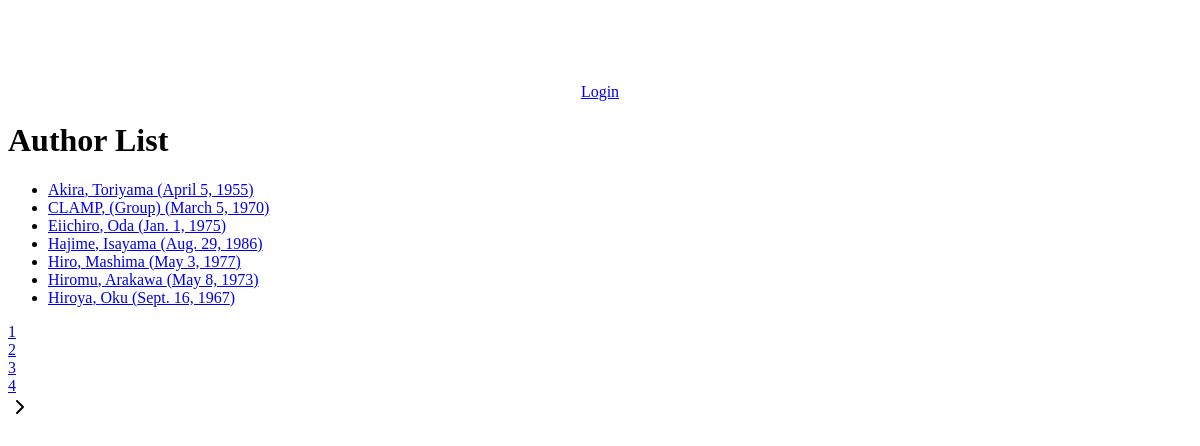
The app's page /catalog/authors/, older data.
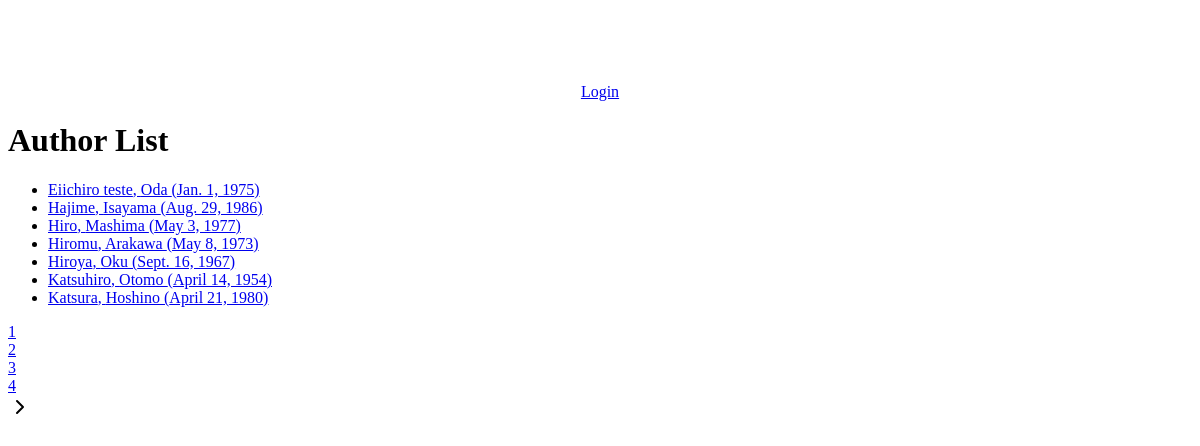
The same page, newer data.
### catalog/models.py (models this page shows, shortened)
class Author(models.Model):
    first_name = models.CharField(max_length=100)
    last_name = models.CharField(max_length=100)
    date_of_birth = models.DateField(null=True, blank=True)
    date_of_death = models.DateField('Died', null=True, blank=True)
    class Meta:
        ordering = ['first_name','last_name' ]
    def get_absolute_url(self):
        return reverse('author-detail', args=[str(self.id)])

### catalog/views.py (the view)
# urls.py: path('authors/', views.AuthorListView.as_view(), name='authors'),
class AuthorListView(generic.ListView):
    model = Author
    paginate_by = 7

### catalog/templatetags/custom_tags.py (called while the page is built)
def get_range(value):
    return range(1, value + 1)

### catalog/templates/catalog/author_list.html (shortened to what this page needs)
{% extends "base_generic.html" %}
{% block content %}
  <h1>Author List</h1>
  {% if author_list %}
  <ul class="d-flex flex-column gap-2 ">
    {% for author in author_list %}
      <li>
        <a href="{{ author.get_absolute_url }}">{{ author.first_name }}, {{author.last_name}} ({{author.date_of_birth}})</a>
      </li>
    {% endfor %}
  </ul>
  {% else %}
    <p>There are no authors in the library.</p>
  {% endif %}
{% endblock %}

### catalog/templates/base_generic.html (shortened to what this page needs)
<!doctype html>
<html lang="en" class="h-100">
  <head>
    <link rel="stylesheet" href="https://cdn.jsdelivr.net/npm/@tabler/core@1.0.0-beta17/dist/css/tabler.min.css">
    <link rel="stylesheet" href="https://cdn.jsdelivr.net/npm/@tabler/core@1.0.0-beta17/dist/css/tabler-flags.min.css">
  <link rel="stylesheet" href="https://cdn.jsdelivr.net/npm/@tabler/core@1.0.0-beta17/dist/css/tabler-payments.min.css">
  <link rel="stylesheet" href="https://cdn.jsdelivr.net/npm/@tabler/core@1.0.0-beta17/dist/css/tabler-vendors.min.css">
    {% load static %}
    <link rel="stylesheet" href="{% static 'css/styles.css' %}" />
  </head>
  <body class="h-100 ">
    <div class="container-fluid h-100">
      <div class="row h-100">
        <div class="col-sm-2  h-100 fixed-top bg-dark ">
          {% block sidebar %}
            <ul class=" sidebar-nav fs-4 h-100 ">
              <li><a class="link-side" href="{% url 'index' %}">Home</a></li>
              <li><a class="link-side" href="{% url 'books' %}">All books</a></li>
              <li><a class="link-side" href="{% url 'authors' %}">Authors</a></li>
              {% if user.is_authenticated %}
                {% if perms.catalog.i_am_librarian %}
                  <li><a class="link-side text-center" href="{% url 'all-borrowed' %}">All Books Borrowed </a></li>
                {% endif %}
              <li><a class="link-side" href="{% url 'my-borrowed' %}">My Borrowed</a></li>
              <form method="post" action="{% url 'logout' %}?next={{ request.path }}">
                {% csrf_token %}
                <button type="submit" class="btn btn-danger mt-2">Logout</button>
              </form>
              {% else %}
                <li><a class="btn btn-success mt-2 " href="{% url 'login'%}?next={{request.path}}">Login</a></li>
              {% endif %}
            </ul>
          {% endblock %}
        </div>
        <div class="col-sm-10 offset-2 bg-primary-lt">
          {% block content %}{% endblock %}
          {% block pagination %}
            {% if is_paginated %}
              <div class="pagination d-flex justify-content-center">
                <span class="page-links">
                  <span class="page-current">
                    <div class="d-flex gap-2 align-items-center">
                      {% load custom_tags %}
                      {% for num_page in page_obj.paginator.num_pages|get_range %}
                        {% if page_obj.paginator.num_pages < 7 %}
                          <a href="{{request.path}}?page={{num_page}}" class="field-input-page d-flex justify-content-center align-items-center {% if num_page == page_obj.number %}bg-dark{% else %} bg-gray-900{% endif %}" href="">
                            <div >
                              {{num_page}}
                            </div>
                          </a>
                        {% endif %}
                      {% endfor %}
                      {% if page_obj.has_next %}
                        <a class="svg-next" href="{{ request.path }}?page={{ page_obj.next_page_number }}">
                        </a>
                      {% endif %}
                    </div>
                  </span>
                </span>
              </div>
            {% endif %}
          {% endblock %}
        </div>
      </div>
    </div>
  </body>
</html>

### catalog/static/css/styles.css (style rules this page uses)
.sidebar-nav { margin-top: 20px; padding: 0; list-style: none; display: flex; flex-direction: column; align-items: center; }
.link-side { color: white; text-decoration: none; font-weight: bold; transition: all 100ms ease-out; font-size: 18px; }
.field-input-page { min-width: 30px; min-height: 30px; }

Row changes from the older to the newer data that the page shows:
removed Author: first_name "Akira", last_name "Toriyama", date_of_birth "April 5, 1955"
removed Author: first_name "CLAMP", last_name "(Group)", date_of_birth "March 5, 1970"
removed Author: first_name "Eiichiro", last_name "Oda", date_of_birth "Jan. 1, 1975"
added Author: first_name "Eiichiro teste", last_name "Oda", date_of_birth "Jan. 1, 1975"
added Author: first_name "Katsuhiro", last_name "Otomo", date_of_birth "April 14, 1954"
added Author: first_name "Katsura", last_name "Hoshino", date_of_birth "April 21, 1980"
